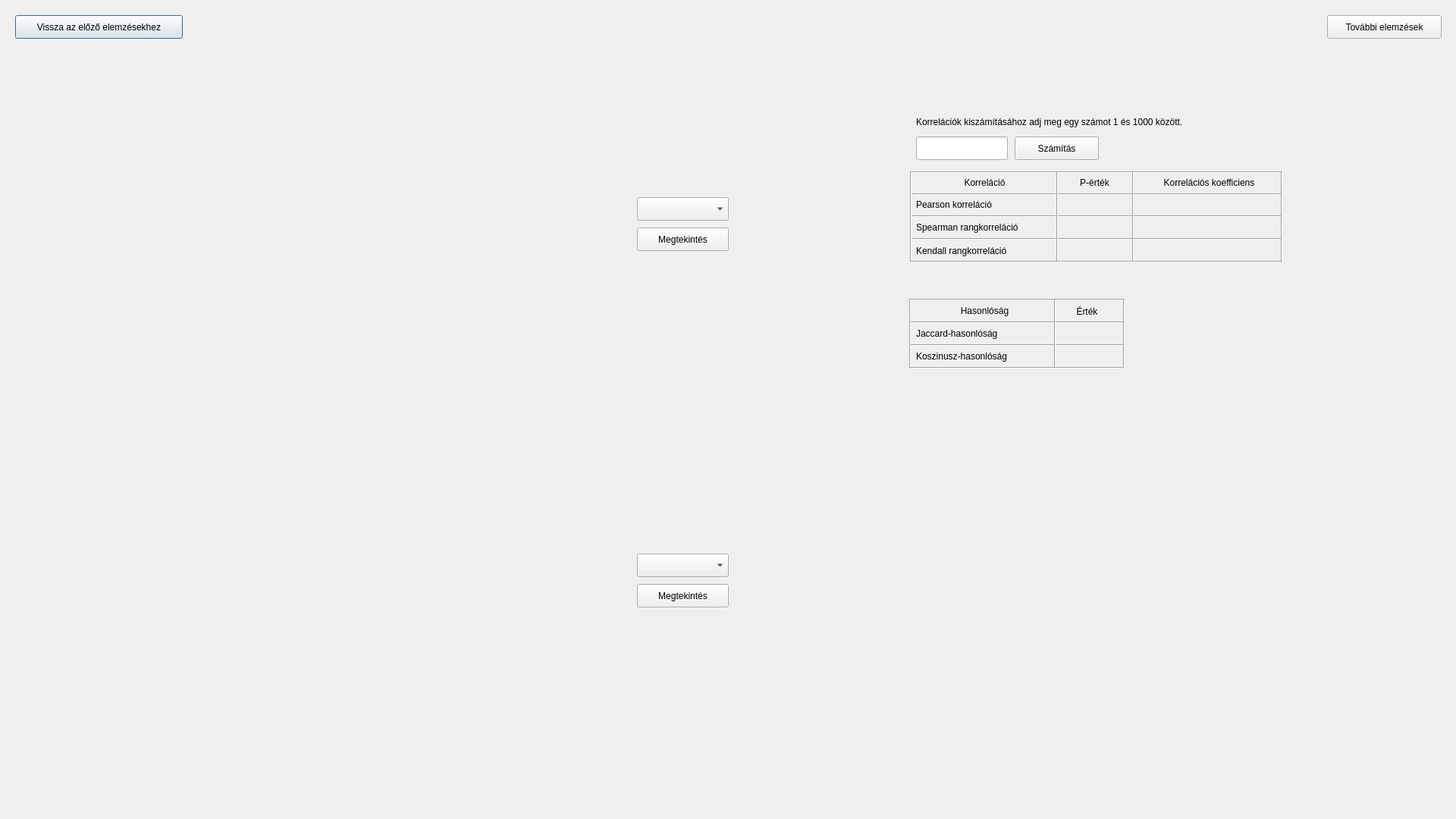
<?xml version="1.0" encoding="UTF-8"?>
<ui version="4.0">
 <class>Dialog</class>
 <widget class="QDialog" name="Dialog">
  <property name="geometry">
   <rect>
    <x>0</x>
    <y>0</y>
    <width>1920</width>
    <height>1080</height>
   </rect>
  </property>
  <property name="windowTitle">
   <string>Dialog</string>
  </property>
  <widget class="QPushButton" name="prev_screen_button">
   <property name="geometry">
    <rect>
     <x>20</x>
     <y>20</y>
     <width>221</width>
     <height>31</height>
    </rect>
   </property>
   <property name="text">
    <string>Vissza az előző elemzésekhez</string>
   </property>
  </widget>
  <widget class="QWidget" name="verticalLayoutWidget">
   <property name="geometry">
    <rect>
     <x>0</x>
     <y>60</y>
     <width>831</width>
     <height>471</height>
    </rect>
   </property>
   <layout class="QVBoxLayout" name="top_pos_vbox_1"/>
  </widget>
  <widget class="QComboBox" name="pos_combo_box_1">
   <property name="geometry">
    <rect>
     <x>840</x>
     <y>260</y>
     <width>121</width>
     <height>31</height>
    </rect>
   </property>
  </widget>
  <widget class="QPushButton" name="pos_button_1">
   <property name="geometry">
    <rect>
     <x>840</x>
     <y>300</y>
     <width>121</width>
     <height>31</height>
    </rect>
   </property>
   <property name="text">
    <string>Megtekintés</string>
   </property>
  </widget>
  <widget class="QWidget" name="verticalLayoutWidget_2">
   <property name="geometry">
    <rect>
     <x>0</x>
     <y>530</y>
     <width>831</width>
     <height>471</height>
    </rect>
   </property>
   <layout class="QVBoxLayout" name="top_pos_vbox_2"/>
  </widget>
  <widget class="QComboBox" name="pos_combo_box_2">
   <property name="geometry">
    <rect>
     <x>840</x>
     <y>730</y>
     <width>121</width>
     <height>31</height>
    </rect>
   </property>
  </widget>
  <widget class="QPushButton" name="pos_button_2">
   <property name="geometry">
    <rect>
     <x>840</x>
     <y>770</y>
     <width>121</width>
     <height>31</height>
    </rect>
   </property>
   <property name="text">
    <string>Megtekintés</string>
   </property>
  </widget>
  <widget class="QLabel" name="pos_label_1">
   <property name="geometry">
    <rect>
     <x>850</x>
     <y>370</y>
     <width>81</width>
     <height>21</height>
    </rect>
   </property>
   <property name="text">
    <string/>
   </property>
  </widget>
  <widget class="QLabel" name="pos_label_2">
   <property name="geometry">
    <rect>
     <x>850</x>
     <y>430</y>
     <width>51</width>
     <height>21</height>
    </rect>
   </property>
   <property name="text">
    <string/>
   </property>
  </widget>
  <widget class="QWidget" name="verticalLayoutWidget_4">
   <property name="geometry">
    <rect>
     <x>970</x>
     <y>530</y>
     <width>951</width>
     <height>471</height>
    </rect>
   </property>
   <layout class="QVBoxLayout" name="scatter_vbox"/>
  </widget>
  <widget class="QPushButton" name="corr_button">
   <property name="geometry">
    <rect>
     <x>1338</x>
     <y>180</y>
     <width>111</width>
     <height>31</height>
    </rect>
   </property>
   <property name="text">
    <string>Számítás</string>
   </property>
  </widget>
  <widget class="QLineEdit" name="count_textbox">
   <property name="geometry">
    <rect>
     <x>1208</x>
     <y>180</y>
     <width>121</width>
     <height>31</height>
    </rect>
   </property>
  </widget>
  <widget class="QLabel" name="corr_text_label">
   <property name="geometry">
    <rect>
     <x>1208</x>
     <y>150</y>
     <width>471</width>
     <height>21</height>
    </rect>
   </property>
   <property name="text">
    <string>Korrelációk kiszámításához adj meg egy számot 1 és 1000 között.</string>
   </property>
   <property name="alignment">
    <set>Qt::AlignLeading|Qt::AlignLeft|Qt::AlignVCenter</set>
   </property>
  </widget>
  <widget class="QLabel" name="corr_label">
   <property name="geometry">
    <rect>
     <x>1208</x>
     <y>231</y>
     <width>181</width>
     <height>20</height>
    </rect>
   </property>
   <property name="text">
    <string>Korreláció</string>
   </property>
   <property name="alignment">
    <set>Qt::AlignCenter</set>
   </property>
  </widget>
  <widget class="QLabel" name="coef_label">
   <property name="geometry">
    <rect>
     <x>1499</x>
     <y>230</y>
     <width>191</width>
     <height>21</height>
    </rect>
   </property>
   <property name="text">
    <string>Korrelációs koefficiens</string>
   </property>
   <property name="alignment">
    <set>Qt::AlignCenter</set>
   </property>
  </widget>
  <widget class="QLabel" name="p_value_label">
   <property name="geometry">
    <rect>
     <x>1398</x>
     <y>231</y>
     <width>91</width>
     <height>20</height>
    </rect>
   </property>
   <property name="text">
    <string>P-érték</string>
   </property>
   <property name="alignment">
    <set>Qt::AlignCenter</set>
   </property>
  </widget>
  <widget class="QLabel" name="pearson_p_value">
   <property name="geometry">
    <rect>
     <x>1398</x>
     <y>260</y>
     <width>91</width>
     <height>20</height>
    </rect>
   </property>
   <property name="text">
    <string/>
   </property>
   <property name="alignment">
    <set>Qt::AlignCenter</set>
   </property>
  </widget>
  <widget class="QLabel" name="pearson_coef">
   <property name="geometry">
    <rect>
     <x>1499</x>
     <y>259</y>
     <width>191</width>
     <height>21</height>
    </rect>
   </property>
   <property name="text">
    <string/>
   </property>
   <property name="alignment">
    <set>Qt::AlignCenter</set>
   </property>
  </widget>
  <widget class="QLabel" name="pearson_label">
   <property name="geometry">
    <rect>
     <x>1208</x>
     <y>260</y>
     <width>181</width>
     <height>20</height>
    </rect>
   </property>
   <property name="text">
    <string>Pearson korreláció</string>
   </property>
  </widget>
  <widget class="QLabel" name="spearman_label">
   <property name="geometry">
    <rect>
     <x>1208</x>
     <y>290</y>
     <width>181</width>
     <height>20</height>
    </rect>
   </property>
   <property name="text">
    <string>Spearman rangkorreláció</string>
   </property>
  </widget>
  <widget class="QLabel" name="spearman_p_value">
   <property name="geometry">
    <rect>
     <x>1398</x>
     <y>290</y>
     <width>91</width>
     <height>20</height>
    </rect>
   </property>
   <property name="text">
    <string/>
   </property>
   <property name="alignment">
    <set>Qt::AlignCenter</set>
   </property>
  </widget>
  <widget class="QLabel" name="spearman_coef">
   <property name="geometry">
    <rect>
     <x>1499</x>
     <y>289</y>
     <width>191</width>
     <height>21</height>
    </rect>
   </property>
   <property name="text">
    <string/>
   </property>
   <property name="alignment">
    <set>Qt::AlignCenter</set>
   </property>
  </widget>
  <widget class="QLabel" name="kendall_label">
   <property name="geometry">
    <rect>
     <x>1208</x>
     <y>321</y>
     <width>181</width>
     <height>20</height>
    </rect>
   </property>
   <property name="text">
    <string>Kendall rangkorreláció</string>
   </property>
  </widget>
  <widget class="QLabel" name="kendall_p_value">
   <property name="geometry">
    <rect>
     <x>1398</x>
     <y>321</y>
     <width>91</width>
     <height>20</height>
    </rect>
   </property>
   <property name="text">
    <string/>
   </property>
   <property name="alignment">
    <set>Qt::AlignCenter</set>
   </property>
  </widget>
  <widget class="QLabel" name="kendall_coef">
   <property name="geometry">
    <rect>
     <x>1499</x>
     <y>320</y>
     <width>191</width>
     <height>21</height>
    </rect>
   </property>
   <property name="text">
    <string/>
   </property>
   <property name="alignment">
    <set>Qt::AlignCenter</set>
   </property>
  </widget>
  <widget class="QLabel" name="jaccard_value_label">
   <property name="geometry">
    <rect>
     <x>1388</x>
     <y>430</y>
     <width>91</width>
     <height>21</height>
    </rect>
   </property>
   <property name="text">
    <string/>
   </property>
   <property name="alignment">
    <set>Qt::AlignCenter</set>
   </property>
  </widget>
  <widget class="QLabel" name="jaccard_label">
   <property name="geometry">
    <rect>
     <x>1208</x>
     <y>430</y>
     <width>181</width>
     <height>20</height>
    </rect>
   </property>
   <property name="text">
    <string>Jaccard-hasonlóság</string>
   </property>
  </widget>
  <widget class="QLabel" name="sim_value_label">
   <property name="geometry">
    <rect>
     <x>1388</x>
     <y>400</y>
     <width>91</width>
     <height>21</height>
    </rect>
   </property>
   <property name="text">
    <string>Érték</string>
   </property>
   <property name="alignment">
    <set>Qt::AlignCenter</set>
   </property>
  </widget>
  <widget class="QLabel" name="similarity_label">
   <property name="geometry">
    <rect>
     <x>1208</x>
     <y>400</y>
     <width>181</width>
     <height>20</height>
    </rect>
   </property>
   <property name="text">
    <string>Hasonlóság</string>
   </property>
   <property name="alignment">
    <set>Qt::AlignCenter</set>
   </property>
  </widget>
  <widget class="QPushButton" name="next_screen_button">
   <property name="geometry">
    <rect>
     <x>1750</x>
     <y>20</y>
     <width>151</width>
     <height>31</height>
    </rect>
   </property>
   <property name="text">
    <string>További elemzések</string>
   </property>
  </widget>
  <widget class="Line" name="line">
   <property name="geometry">
    <rect>
     <x>1201</x>
     <y>222</y>
     <width>488</width>
     <height>10</height>
    </rect>
   </property>
   <property name="orientation">
    <enum>Qt::Horizontal</enum>
   </property>
  </widget>
  <widget class="Line" name="line_2">
   <property name="geometry">
    <rect>
     <x>1201</x>
     <y>251</y>
     <width>488</width>
     <height>10</height>
    </rect>
   </property>
   <property name="orientation">
    <enum>Qt::Horizontal</enum>
   </property>
  </widget>
  <widget class="Line" name="line_3">
   <property name="geometry">
    <rect>
     <x>1201</x>
     <y>280</y>
     <width>488</width>
     <height>10</height>
    </rect>
   </property>
   <property name="orientation">
    <enum>Qt::Horizontal</enum>
   </property>
  </widget>
  <widget class="Line" name="line_4">
   <property name="geometry">
    <rect>
     <x>1201</x>
     <y>310</y>
     <width>488</width>
     <height>10</height>
    </rect>
   </property>
   <property name="orientation">
    <enum>Qt::Horizontal</enum>
   </property>
  </widget>
  <widget class="Line" name="line_5">
   <property name="geometry">
    <rect>
     <x>1201</x>
     <y>340</y>
     <width>488</width>
     <height>10</height>
    </rect>
   </property>
   <property name="orientation">
    <enum>Qt::Horizontal</enum>
   </property>
  </widget>
  <widget class="Line" name="line_6">
   <property name="geometry">
    <rect>
     <x>1196</x>
     <y>226</y>
     <width>10</width>
     <height>119</height>
    </rect>
   </property>
   <property name="orientation">
    <enum>Qt::Vertical</enum>
   </property>
  </widget>
  <widget class="Line" name="line_7">
   <property name="geometry">
    <rect>
     <x>1389</x>
     <y>226</y>
     <width>10</width>
     <height>119</height>
    </rect>
   </property>
   <property name="orientation">
    <enum>Qt::Vertical</enum>
   </property>
  </widget>
  <widget class="Line" name="line_8">
   <property name="geometry">
    <rect>
     <x>1489</x>
     <y>226</y>
     <width>10</width>
     <height>119</height>
    </rect>
   </property>
   <property name="orientation">
    <enum>Qt::Vertical</enum>
   </property>
  </widget>
  <widget class="Line" name="line_9">
   <property name="geometry">
    <rect>
     <x>1685</x>
     <y>226</y>
     <width>10</width>
     <height>119</height>
    </rect>
   </property>
   <property name="orientation">
    <enum>Qt::Vertical</enum>
   </property>
  </widget>
  <widget class="QLabel" name="cosine_label">
   <property name="geometry">
    <rect>
     <x>1208</x>
     <y>460</y>
     <width>181</width>
     <height>20</height>
    </rect>
   </property>
   <property name="text">
    <string>Koszinusz-hasonlóság</string>
   </property>
  </widget>
  <widget class="QLabel" name="cosine_value_label">
   <property name="geometry">
    <rect>
     <x>1388</x>
     <y>460</y>
     <width>91</width>
     <height>21</height>
    </rect>
   </property>
   <property name="text">
    <string/>
   </property>
   <property name="alignment">
    <set>Qt::AlignCenter</set>
   </property>
  </widget>
  <widget class="Line" name="line_10">
   <property name="geometry">
    <rect>
     <x>1200</x>
     <y>390</y>
     <width>281</width>
     <height>10</height>
    </rect>
   </property>
   <property name="orientation">
    <enum>Qt::Horizontal</enum>
   </property>
  </widget>
  <widget class="Line" name="line_11">
   <property name="geometry">
    <rect>
     <x>1200</x>
     <y>420</y>
     <width>281</width>
     <height>10</height>
    </rect>
   </property>
   <property name="orientation">
    <enum>Qt::Horizontal</enum>
   </property>
  </widget>
  <widget class="Line" name="line_12">
   <property name="geometry">
    <rect>
     <x>1200</x>
     <y>450</y>
     <width>281</width>
     <height>10</height>
    </rect>
   </property>
   <property name="orientation">
    <enum>Qt::Horizontal</enum>
   </property>
  </widget>
  <widget class="Line" name="line_13">
   <property name="geometry">
    <rect>
     <x>1200</x>
     <y>480</y>
     <width>281</width>
     <height>10</height>
    </rect>
   </property>
   <property name="orientation">
    <enum>Qt::Horizontal</enum>
   </property>
  </widget>
  <widget class="Line" name="line_14">
   <property name="geometry">
    <rect>
     <x>1195</x>
     <y>394</y>
     <width>10</width>
     <height>91</height>
    </rect>
   </property>
   <property name="orientation">
    <enum>Qt::Vertical</enum>
   </property>
  </widget>
  <widget class="Line" name="line_15">
   <property name="geometry">
    <rect>
     <x>1386</x>
     <y>394</y>
     <width>10</width>
     <height>91</height>
    </rect>
   </property>
   <property name="orientation">
    <enum>Qt::Vertical</enum>
   </property>
  </widget>
  <widget class="Line" name="line_16">
   <property name="geometry">
    <rect>
     <x>1477</x>
     <y>394</y>
     <width>10</width>
     <height>91</height>
    </rect>
   </property>
   <property name="orientation">
    <enum>Qt::Vertical</enum>
   </property>
  </widget>
 </widget>
 <resources/>
 <connections/>
</ui>
